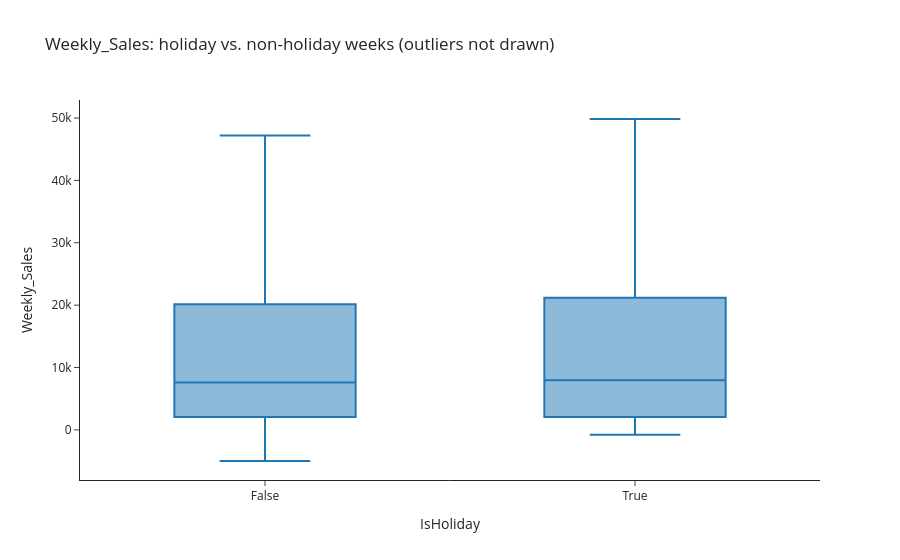

The notebook cell this image was saved under:
### Markdown cell above
The box plot below summarizes more than 400,000 rows, so we compute the
quartiles and whiskers first and draw the boxes from those numbers (see
the tip above). Points beyond the whiskers are not drawn.

### Code cell
def box_stats(values):
    # Quartiles and Tukey whiskers (furthest points within 1.5 IQR).
    q1, median, q3 = values.quantile([0.25, 0.5, 0.75])
    iqr = q3 - q1
    return {
        "q1": q1,
        "median": median,
        "q3": q3,
        "lowerfence": values[values >= q1 - 1.5 * iqr].min(),
        "upperfence": values[values <= q3 + 1.5 * iqr].max(),
    }


holiday_box = pd.DataFrame(
    {flag: box_stats(group) for flag, group in df_train.groupby("IsHoliday")["Weekly_Sales"]}
).T

fig = go.Figure(
    go.Box(
        x=holiday_box.index.astype(str),
        q1=holiday_box["q1"],
        median=holiday_box["median"],
        q3=holiday_box["q3"],
        lowerfence=holiday_box["lowerfence"],
        upperfence=holiday_box["upperfence"],
        name="Weekly_Sales",
    )
)
fig.update_layout(
    title="Weekly_Sales: holiday vs. non-holiday weeks (outliers not drawn)",
    xaxis_title="IsHoliday",
    yaxis_title="Weekly_Sales",
)
fig.show()

### Figure 1 — Plotly figure (JSON) as saved in the notebook; plotly's stock layout.template omitted (floating-point values rounded to 4 significant figures)
{"data": [{"lowerfence": [-4989.0, -798.0], "median": [7590.0, 7948.0], "name": "Weekly_Sales", "q1": [2080.0, 2079.0], "q3": [20130.0, 21190.0], "type": "box", "upperfence": [47210.0, 49850.0], "x": ["False", "True"]}], "layout": {"title": {"text": "Weekly_Sales: holiday vs. non-holiday weeks (outliers not drawn)"}, "xaxis": {"title": {"text": "IsHoliday"}}, "yaxis": {"title": {"text": "Weekly_Sales"}}}}
